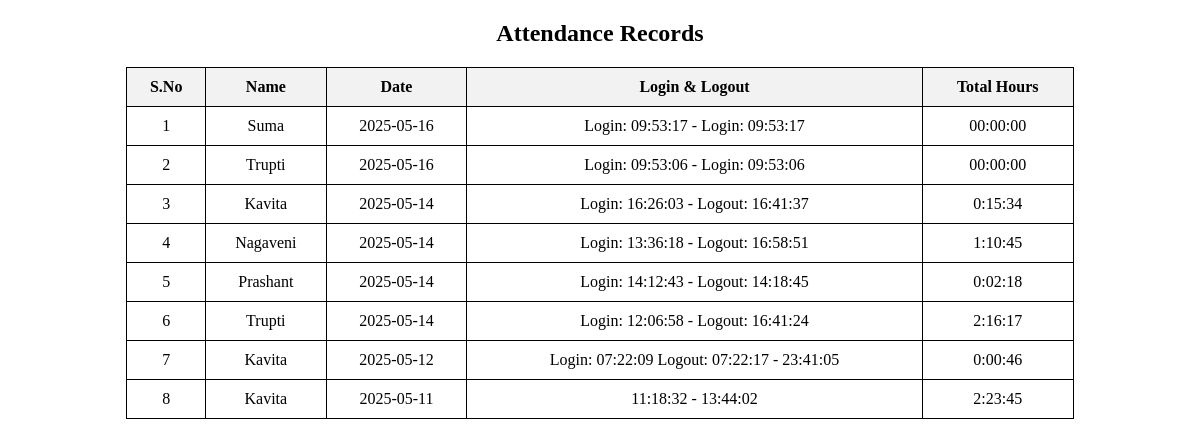
The page / on the database its author committed.
### tables this page shows
CREATE TABLE attendance (
            id INTEGER PRIMARY KEY AUTOINCREMENT,
            name TEXT NOT NULL,
            day TEXT NOT NULL,  -- Date of attendance entry
            login_logout TEXT NOT NULL,  -- Stores all login/logout times in one row per day
            total_hours TEXT NOT NULL,    -- Stores total hours for the day
            UNIQUE(name, day)  -- Ensure each student has only one row per day
        );

### app.py (the view)
@app.route('/')
def index():
    records = fetch_attendance()
    print(f"[DEBUG] {len(records)} attendance records retrieved.")
    return render_template('attendance.html', attendance=records)

### templates/attendance.html (shortened to what this page needs)
<!DOCTYPE html>
<html lang="en">
<head>
</head>
<body>
    <h2 style="text-align:center;">Attendance Records</h2>
    <table>
        <tr>
            <th>S.No</th>
            <th>Name</th>
            <th>Date</th>
            <th>Login & Logout</th>
            <th>Total Hours</th>
        </tr>
        {% for row in attendance %}
        <tr>
            <td>{{ row[0] }}</td>
            <td>{{ row[1] }}</td>
            <td>{{ row[2] }}</td>
            <td>{{ row[3] }}</td>
            <td>{{ row[4] }}</td>
        </tr>
        {% endfor %}
    </table>
</body>
</html>

### templates/attendance.html (style rules this page uses)
table { width: 80%; margin: 20px auto; border-collapse: collapse; }
th, td { border: 1px solid black; padding: 10px; text-align: center; }
th { background-color: #f2f2f2; }

### rows shown on the page
attendance: row "1", name "Suma", day "2025-05-16", row "Login: 09:53:17 - Login: 09:53:17", total_hours "00:00:00"
attendance: row "2", name "Trupti", day "2025-05-16", row "Login: 09:53:06 - Login: 09:53:06", total_hours "00:00:00"
attendance: row "3", name "Kavita", day "2025-05-14", row "Login: 16:26:03 - Logout: 16:41:37", total_hours "0:15:34"
attendance: row "4", name "Nagaveni", day "2025-05-14", row "Login: 13:36:18 - Logout: 16:58:51", total_hours "1:10:45"
attendance: row "5", name "Prashant", day "2025-05-14", row "Login: 14:12:43 - Logout: 14:18:45", total_hours "0:02:18"
attendance: row "6", name "Trupti", day "2025-05-14", row "Login: 12:06:58 - Logout: 16:41:24", total_hours "2:16:17"
attendance: row "7", name "Kavita", day "2025-05-12", row "Login: 07:22:09 Logout: 07:22:17 - 23:41:05", total_hours "0:00:46"
attendance: row "8", name "Kavita", day "2025-05-11", row "11:18:32 - 13:44:02", total_hours "2:23:45"
